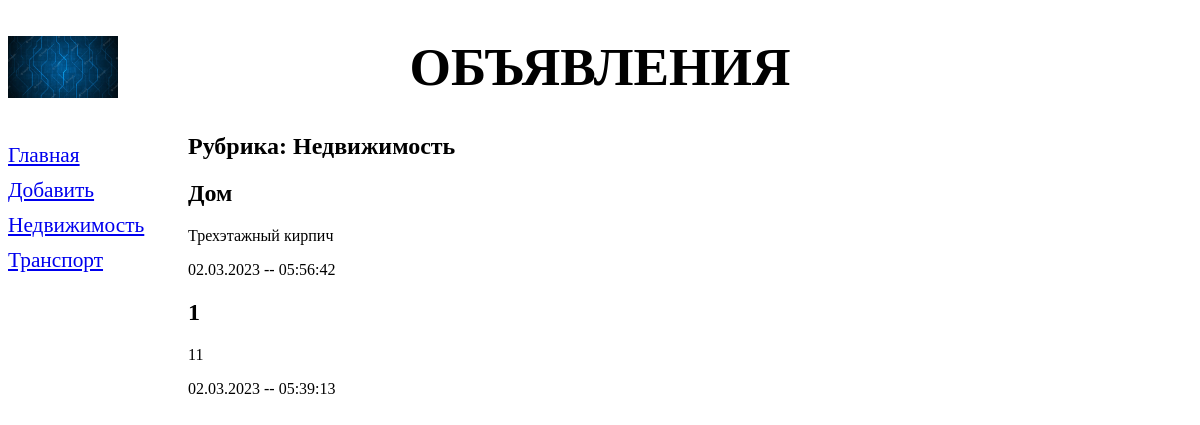
Page /bboard/1/ on the earlier database version.
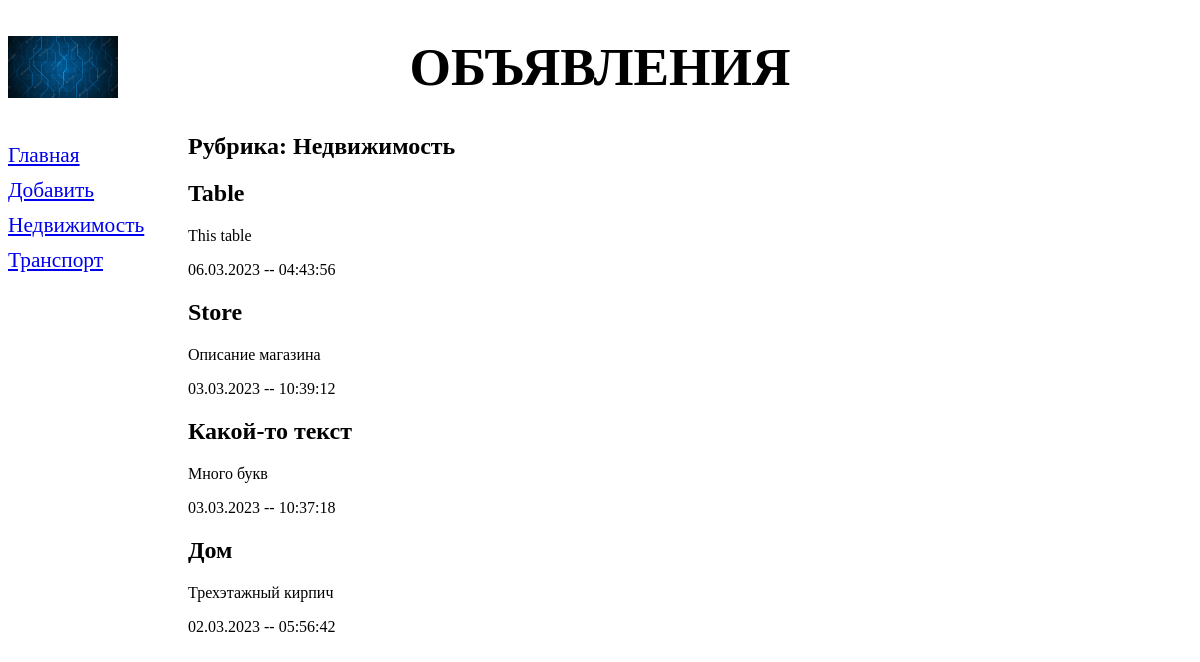
Same page on the later database version.
### bboard/models.py (models this page shows, shortened)
class Rubric(models.Model):
    name = models.CharField(
        max_length=20, db_index=True, verbose_name="Название")
    class Meta:
        verbose_name_plural = "Рубрики"
        verbose_name = "Рубрика"
        ordering = ['name']

class Bb(models.Model):
    title = models.CharField(max_length=50, verbose_name="Товар")
    content = models.TextField(null=True, blank=True, verbose_name="Описание")
    price = models.FloatField(null=True, blank=True, verbose_name="Цена")
    published = models.DateTimeField(
        auto_now_add=True, db_index=True, verbose_name="Опубликовано")
    rubric = models.ForeignKey(
        "Rubric", null=True, on_delete=models.PROTECT, verbose_name='Рубрика')
    class Meta:
        verbose_name_plural = 'Объявления'
        verbose_name = 'Объявление'
        ordering = ['-published']

### bboard/views.py (the view)
# urls.py: path('<int:rubric_id>/', by_rubric, name="by_rubric"),
def by_rubric(request, rubric_id):
    bbs = Bb.objects.filter(rubric=rubric_id)
    rubrics = Rubric.objects.all()
    current_rubric = Rubric.objects.get(pk=rubric_id)
    context = {'bbs': bbs,
               'rubrics': rubrics,
               'current_rubric': current_rubric}
    return render(request,
                  'bboard/by_rubric.html', context)

### bboard/templates/bboard/by_rubric.html (shortened to what this page needs)
{% extends "layout/basic.html"%}
{% block content %}
<h2>Рубрика: {{ current_rubric.name }}</h2>
{% for bb in bbs %}
<div>
    <h2> {{ bb.title}}</h2>
    <p> {{ bb.content }}</p>
    <p> {{ bb.published|date:"d.m.Y -- H:i:s"}}</p>
</div>
{% endfor%}
{% endblock%}

### bboard/templates/layout/basic.html (shortened to what this page needs)
{% load static %}
<!DOCTYPE html>
<html lang="en">
<head>
    <link rel="stylesheet" href="{% static 'bboard/style.css' %}">
</head>
<body>
    <header>
        <h1>Объявления</h1>
    </header>
    <nav>
        <a href="{% url 'index' %}">Главная</a>
        <a href="{% url 'add' %}">Добавить</a>
        {% for rubric in rubrics %}
        <a href="{% url 'by_rubric' rubric.pk %}">{{ rubric.name }}</a>
        {% endfor %}
    </nav>
    <section>
        {% block content %}
        {% endblock%}
    </section>
</body>
</html>

Differences in the rows shown:
removed Bb: title "1", content "11", published "02.03.2023 -- 05:39:13"
added Bb: title "Table", content "This table", published "06.03.2023 -- 04:43:56"
added Bb: title "Store", content "Описание магазина", published "03.03.2023 -- 10:39:12"
added Bb: title "Какой-то текст", content "Много букв", published "03.03.2023 -- 10:37:18"
